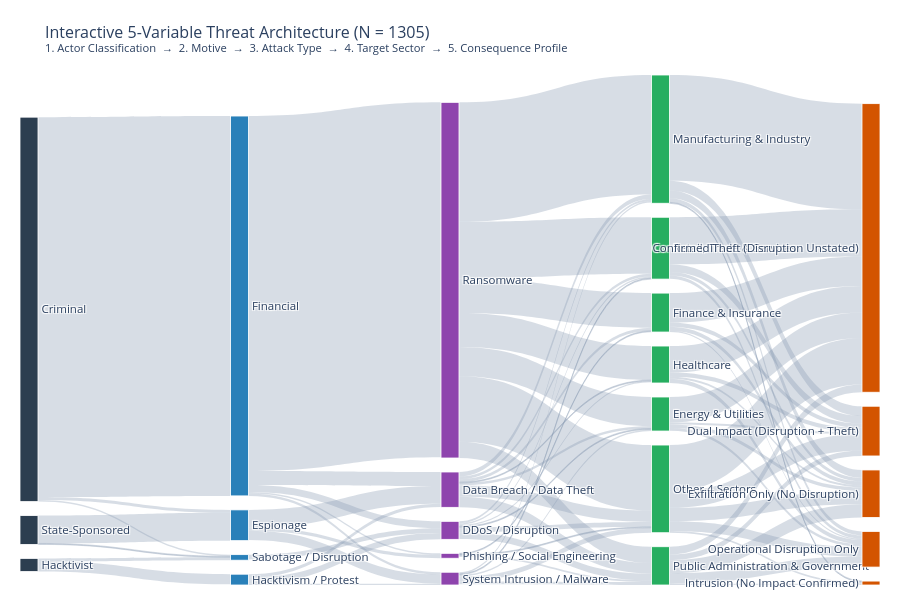

This figure's notebook cell:
### Markdown cell above
---

## 7. Five-Variable Threat Architecture: End-to-End Incident Flow (Sankey)

To trace the complete attack lifecycle, we construct an interactive **Plotly Sankey diagram** linking **five variables**:
$$\text{1. Actor Type} \;\longrightarrow\; \text{2. Threat Motive} \;\longrightarrow\; \text{3. Attack Type} \;\longrightarrow\; \text{4. Target Sector} \;\longrightarrow\; \text{5. Consequence Profile}$$

### Research Question 7
> *How do threat actor category, strategic motive, attack vector, target sector, and operational outcome connect into distinct threat pipelines across the German incident landscape?*

### Code cell
# Filter records with complete coverage across actor, motive, attack type, and sector
sankey_df = df.dropna(subset=["actor_type", "motive", "attack_type", "sector"]).copy()
sankey_df = sankey_df[sankey_df["actor_type"].isin(["Criminal", "State-Sponsored", "Hacktivist"])]

# Focus target sector labels on the top 6 sectors to maintain optimal visual clarity
top6_sectors = sankey_df["sector"].value_counts().head(6).index.tolist()

sankey_df["s_actor"] = "Actor: " + sankey_df["actor_type"]
sankey_df["s_motive"] = "Motive: " + sankey_df["motive"]
sankey_df["s_attack"] = "Attack: " + sankey_df["attack_type"]
sankey_df["s_sector"] = sankey_df["sector"].apply(
    lambda s: f"Target: {s}" if s in top6_sectors else "Target: Other 4 Sectors"
)

def derive_consequence_profile(row) -> str:
    """Combines operational disruption and exfiltration flags into a consequence label."""
    disr = row["has_disruption"]
    theft = row["has_data_theft"]
    if disr is True and theft is True:
        return "Outcome: Dual Impact (Disruption + Theft)"
    if disr is True and theft is not True:
        return "Outcome: Operational Disruption Only"
    if disr is False and theft is True:
        return "Outcome: Exfiltration Only (No Disruption)"
    if pd.isna(disr) and theft is True:
        return "Outcome: Confirmed Theft (Disruption Unstated)"
    return "Outcome: Intrusion (No Impact Confirmed)"

sankey_df["s_outcome"] = sankey_df.apply(derive_consequence_profile, axis=1)

# Compile unique ordered nodes and index mapping across all five stages
stages = ["s_actor", "s_motive", "s_attack", "s_sector", "s_outcome"]
all_nodes = []
for st in stages:
    for val in sankey_df[st].unique():
        if val not in all_nodes:
            all_nodes.append(val)

node_idx = {name: i for i, name in enumerate(all_nodes)}

# Distinguish the 5 vertical stages with distinct color hues
stage_colors = {
    "Actor:":   "#2c3e50",
    "Motive:":  "#2980b9",
    "Attack:":  "#8e44ad",
    "Target:":  "#27ae60",
    "Outcome:": "#d35400",
}
node_colors = [
    next((c for prefix, c in stage_colors.items() if name.startswith(prefix)), "#7f8c8d")
    for name in all_nodes
]

# Aggregate pairwise transition links between successive stages
sources, targets, values = [], [], []
for s_col, t_col in zip(stages[:-1], stages[1:]):
    grouped = sankey_df.groupby([s_col, t_col]).size().reset_index(name="cnt")
    grouped = grouped[grouped["cnt"] >= 3]  # Prune low-frequency paths (n < 3) to reduce visual clutter
    for _, row in grouped.iterrows():
        sources.append(node_idx[row[s_col]])
        targets.append(node_idx[row[t_col]])
        values.append(int(row["cnt"]))

fig_5v = go.Figure(data=[go.Sankey(
    arrangement="snap",
    node=dict(
        pad=14,
        thickness=18,
        line=dict(color="white", width=0.8),
        label=[n.split(": ", 1)[1] for n in all_nodes],
        color=node_colors,
        hovertemplate="<b>%{label}</b><br>Incidents in stage: %{value}<extra></extra>",
    ),
    link=dict(
        source=sources,
        target=targets,
        value=values,
        color="rgba(130, 150, 175, 0.32)",
        hovertemplate="%{source.label} → %{target.label}<br>Incident flow: <b>%{value}</b><extra></extra>",
    ),
)])

fig_5v.update_layout(
    title=(
        f"Interactive 5-Variable Threat Architecture (N = {len(sankey_df)})<br>"
        "<sup>1. Actor Classification  →  2. Motive  →  3. Attack Type  →  4. Target Sector  →  5. Consequence Profile</sup>"
    ),
    font=dict(size=11.5),
    height=610,
    margin=dict(l=20, r=20, t=75, b=25),
)

fig_5v.show()

### Figure 1 — Plotly figure (JSON) as saved in the notebook; plotly's stock layout.template omitted (floating-point values rounded to 4 significant figures)
{"data": [{"arrangement": "snap", "link": {"color": "rgba(130, 150, 175, 0.32)", "hovertemplate": "%{source.label} → %{target.label}<br>Incident flow: <b>%{value}</b><extra></extra>", "source": [1, 1, 1, 2, 2, 0, 0, 3, 3, 3, 4, 4, 4, 4, 4, 5, 5, 5, 6, 8, 8, 8, 8, 8, 8, 7, 7, 7, 7, 7, 7, 7, 9, 9, 9, 11, 11, 11, 11, 11, 11, 11, 10, 10, 10, 10, 10, 15, 15, 15, 15, 17, 17, 17, 17, 18, 18, 18, 18, 13, 13, 13, 13, 13, 14, 14, 14, 14, 14, 12, 12, 12, 12, 12, 16, 16, 16, 16], "target": [3, 4, 6, 5, 6, 3, 6, 7, 9, 10, 8, 7, 9, 11, 10, 8, 7, 10, 8, 15, 18, 13, 14, 12, 16, 15, 17, 18, 13, 14, 12, 16, 17, 14, 12, 15, 17, 18, 13, 14, 12, 16, 15, 13, 14, 12, 16, 23, 20, 19, 21, 23, 20, 19, 21, 23, 20, 19, 21, 23, 20, 19, 22, 21, 23, 20, 19, 22, 21, 23, 20, 19, 22, 21, 23, 20, 19, 21], "value": [9, 1161, 5, 31, 9, 85, 3, 54, 10, 28, 21, 43, 5, 1085, 7, 19, 10, 4, 15, 3, 4, 6, 15, 21, 5, 7, 9, 3, 14, 35, 32, 8, 3, 3, 5, 89, 106, 104, 365, 200, 50, 173, 5, 5, 15, 9, 3, 78, 6, 11, 8, 90, 13, 12, 4, 81, 13, 6, 13, 323, 30, 24, 3, 12, 142, 50, 41, 5, 30, 24, 17, 40, 4, 32, 144, 23, 11, 10]}, "node": {"color": ["#2c3e50", "#2c3e50", "#2c3e50", "#2980b9", "#2980b9", "#2980b9", "#2980b9", "#8e44ad", "#8e44ad", "#8e44ad", "#8e44ad", "#8e44ad", "#27ae60", "#27ae60", "#27ae60", "#27ae60", "#27ae60", "#27ae60", "#27ae60", "#d35400", "#d35400", "#d35400", "#d35400", "#d35400"], "hovertemplate": "<b>%{label}</b><br>Incidents in stage: %{value}<extra></extra>", "label": ["State-Sponsored", "Criminal", "Hacktivist", "Espionage", "Financial", "Hacktivism / Protest", "Sabotage / Disruption", "Data Breach / Data Theft", "DDoS / Disruption", "Phishing / Social Engineering", "System Intrusion / Malware", "Ransomware", "Public Administration & Government", "Manufacturing & Industry", "Other 4 Sectors", "Energy & Utilities", "Retail, Trade & Services", "Finance & Insurance", "Healthcare", "Exfiltration Only (No Disruption)", "Dual Impact (Disruption + Theft)", "Operational Disruption Only", "Intrusion (No Impact Confirmed)", "Confirmed Theft (Disruption Unstated)"], "line": {"color": "white", "width": 0.8}, "pad": 14, "thickness": 18}, "type": "sankey"}], "layout": {"font": {"size": 11.5}, "height": 610, "margin": {"b": 25, "l": 20, "r": 20, "t": 75}, "title": {"text": "Interactive 5-Variable Threat Architecture (N = 1305)<br><sup>1. Actor Classification  →  2. Motive  →  3. Attack Type  →  4. Target Sector  →  5. Consequence Profile</sup>"}}}
